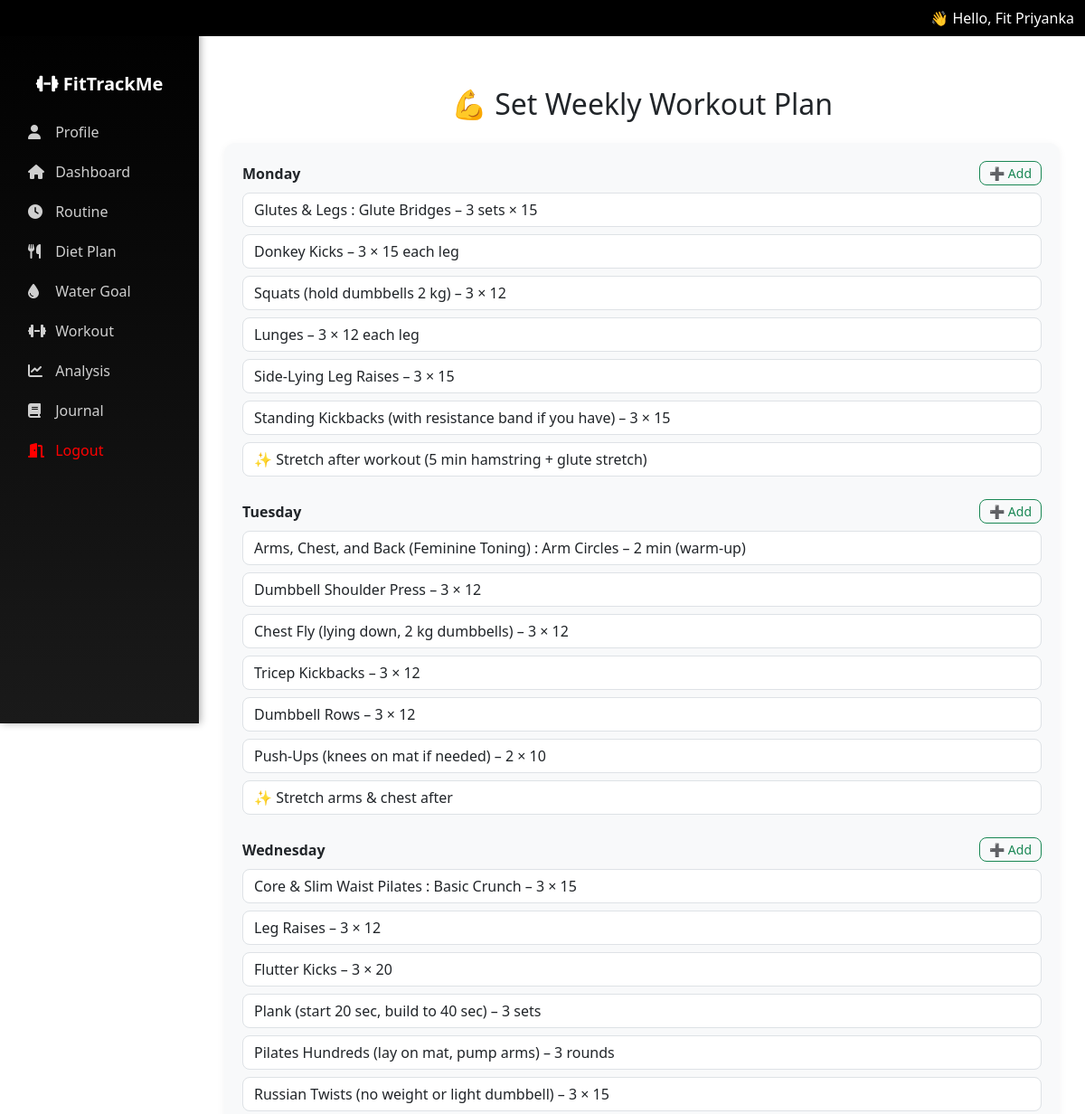
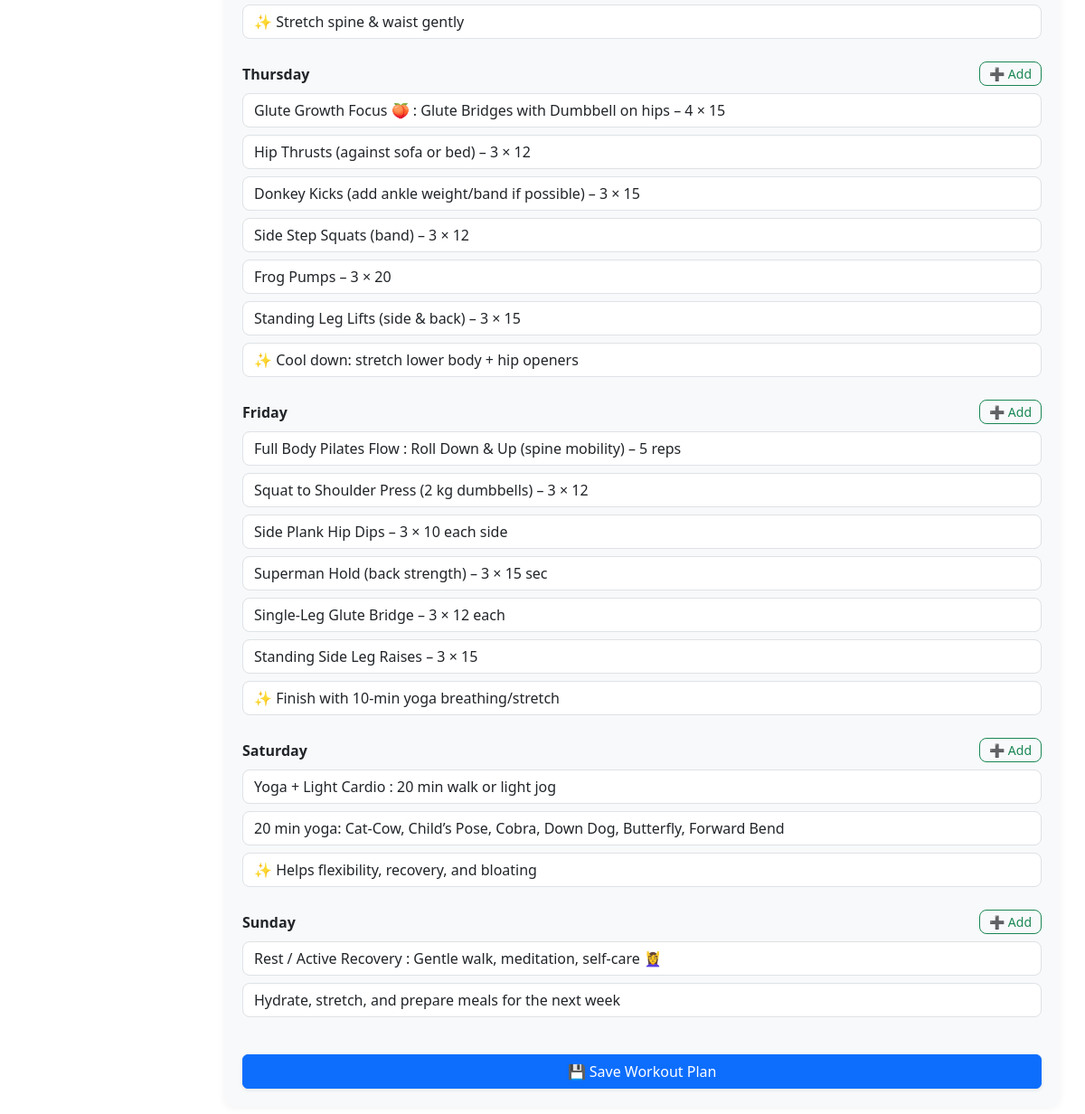
The app's page /fit/workout-setup/ (signed in) with its own data (2 pictures, top to bottom).
### fit/models.py (models this page shows, shortened)
class UserProfile(models.Model):
    user = models.OneToOneField(User, on_delete=models.CASCADE)
    full_name = models.CharField(max_length=100, blank=True)
    age = models.PositiveIntegerField(null=True, blank=True)
    sex = models.CharField(max_length=10, choices=[('male', 'Male'), ('female', 'Female')], blank=True)
    height_cm = models.FloatField(null=True, blank=True)
    current_weight = models.FloatField(null=True, blank=True)

class WorkoutPlan(models.Model):
    user = models.ForeignKey(User, on_delete=models.CASCADE)
    day = models.CharField(max_length=10, choices=DAYS_OF_WEEK)
    exercises = models.TextField()

### fit/views.py (the view, shortened to what this page needs)
# urls.py: path('workout-setup/', views.workout_setup, name='workout_setup'),
@login_required
def workout_setup(request):
    profile = UserProfile.objects.filter(user=request.user).first()
    if not profile or not profile.height_cm or not profile.current_weight:
        messages.info(request, "Complete your profile first.")
        return redirect('profile')
    weekdays = ["Monday", "Tuesday", "Wednesday", "Thursday", "Friday", "Saturday", "Sunday"]
    existing = WorkoutPlan.objects.filter(user=request.user)
    existing_data = []
    for day in weekdays:
        match = next((e.exercises for e in existing if e.day == day), '')
        exercise_list = [e.strip() for e in match.splitlines() if e.strip()]
        existing_data.append((day, exercise_list))
    return render(request, 'workout_setup.html', {
        'workout_data': existing_data
    })

### fit/context_processors.py (called while the page is built)
def user_profile(request):
    if request.user.is_authenticated:
        try:
            profile = UserProfile.objects.get(user=request.user)
            return {'user_full_name': profile.full_name}
        except UserProfile.DoesNotExist:
            return {'user_full_name': request.user.username}
    return {}

### fit/templatetags/custom_filters.py (called while the page is built)
@register.filter
def first_name(value):
    if not value:
        return ""
    parts = value.strip().split()
    if parts[0].lower().replace('.', '') in ['mr', 'mrs', 'ms', 'dr']:
        return parts[1] if len(parts) > 1 else parts[0]
    return parts[0]

### fit/templates/workout_setup.html (shortened to what this page needs)
{% extends "base.html" %}
{% block content %}
<div class="container mt-4 mb-5">
  <h2 class="text-center mb-4">💪 Set Weekly Workout Plan</h2>
  <div class="workout-card">
    <form method="post" id="workout-form">
      {% for day, exercises in workout_data %}
        <div class="day-section">
          <label class="form-label d-flex justify-content-between align-items-center">
            <span>{{ day }}</span>
            <button type="button" class="btn btn-sm btn-outline-success" onclick="addExerciseField('{{ day }}')">➕ Add</button>
          </label>
          <div id="{{ day|slugify }}-container">
            {% for exercise in exercises %}
              <input type="text" name="{{ day|slugify }}" class="form-control mb-2" value="{{ exercise }}">
            {% endfor %}
          </div>
        </div>
      {% endfor %}
      <button type="submit" class="btn btn-primary w-100 mt-3 shadow-sm">💾 Save Workout Plan</button>
    </form>
  </div>
</div>
{% endblock %}

### fit/templates/base.html (shortened to what this page needs)
{% load custom_filters %}
<!DOCTYPE html>
<html lang="en">
<head>
  <link href="https://cdn.jsdelivr.net/npm/bootstrap@5.3.0/dist/css/bootstrap.min.css" rel="stylesheet"/>
  <link rel="stylesheet" href="https://cdnjs.cloudflare.com/ajax/libs/font-awesome/6.4.0/css/all.min.css">
</head>
<body>
 {% if user.is_authenticated %}
<nav class="navbar navbar-expand-lg navbar-dark fixed-top" style="background-color: rgb(0 0 0) !important;">
  <div class="container-fluid">
    <div class="text-white ms-auto d-none d-lg-block">
    👋 Hello, Fit {{ user_full_name|first_name|default:request.user.username }}
    </div>
  </div>
</nav>
{% endif %}
{% if user.is_authenticated %}
<div class="sidebar collapse d-lg-block" id="sidebarMenu">
  <ul class="nav flex-column px-3">
    <li class="nav-item mb-3 text-center text-white fw-bold fs-5 mt-2">
      <i class="fa-solid fa-dumbbell"></i> FitTrackMe
    </li>
    <li class="nav-item"><a class="nav-link" href="{% url 'profile' %}"><i class="fa-solid fa-user"></i> Profile</a></li>
    <li class="nav-item"><a class="nav-link" href="{% url 'dashboard' %}"><i class="fa-solid fa-house"></i> Dashboard</a></li>
    <li class="nav-item"><a class="nav-link" href="{% url 'routine_setup' %}"><i class="fa-solid fa-clock"></i> Routine</a></li>
    <li class="nav-item"><a class="nav-link" href="{% url 'diet_setup' %}"><i class="fa-solid fa-utensils"></i> Diet Plan</a></li>
    <li class="nav-item"><a class="nav-link" href="{% url 'water_setup' %}"><i class="fa-solid fa-droplet"></i> Water Goal</a></li>
    <li class="nav-item"><a class="nav-link" href="{% url 'workout_setup' %}"><i class="fa-solid fa-dumbbell"></i> Workout</a></li>
    <li class="nav-item"><a class="nav-link" href="{% url 'analysis' %}"><i class="fa-solid fa-chart-line"></i> Analysis</a></li>
    <li class="nav-item"><a class="nav-link" href="{% url 'journal_view' %}"><i class="fa-solid fa-book"></i> Journal</a></li>
    <li class="nav-item">
      <form method="post" action="{% url 'logout' %}" style="margin: 0;">
        <button type="submit" class="nav-link logout-link w-100 text-start" style="color: red;">
          <i class="fa-solid fa-door-open" ></i> Logout
        </button>
      </form>
    </li>
  </ul>
</div>
{% endif %}
<div class="content">
  {% block content %}{% endblock %}
</div>
</body>
</html>

### fit/templates/base.html (style rules this page uses)
body { padding-top: 56px; }
.sidebar { height: 100vh; position: fixed; left: 0; top: 0; background: linear-gradient(180deg, #000000, #1a1a1a); width: 220px; padding-top: 70px; box-shadow: 2px 0 8px rgba(0, 0, 0, 0.3); }
.sidebar .nav-link { color: #cfcfcf; font-weight: 500; padding: 10px 15px; border-radius: 8px; transition: all 0.3s ease; }
.sidebar .nav-link i { margin-right: 8px; width: 18px; }
.content { margin-left: 220px; padding: 1rem; }

### fit/templates/workout_setup.html (style rules this page uses)
.workout-card { background: #f8f9fa; border-radius: 12px; padding: 20px; box-shadow: 0 2px 10px rgba(0,0,0,0.05); transition: all 0.3s ease; }
.form-label { font-weight: 600; }
.btn-outline-success { border-radius: 8px; padding: 2px 10px; }
input.form-control { border-radius: 8px; }
.day-section { margin-bottom: 25px; }

### records on screen
UserProfile: full_name.username "Priyanka"
WorkoutPlan: day "Monday", exercises "Glutes & Legs : Glute Bridges – 3 sets × 15" "Donkey Kicks – 3 × 15 each leg" "Squats (hold dumbbells 2 kg) – 3 × 12" "Lunges – 3 × 12 each leg" "Side-Lying Leg Raises – 3 × 15" "✨ Stretch after workout (5 min hamstring + glute stretch)"
WorkoutPlan: day "Tuesday", exercises "Dumbbell Shoulder Press – 3 × 12" "Chest Fly (lying down, 2 kg dumbbells) – 3 × 12" "Tricep Kickbacks – 3 × 12" "Dumbbell Rows – 3 × 12" "Push-Ups (knees on mat if needed) – 2 × 10" "✨ Stretch arms & chest after"
WorkoutPlan: day "Wednesday", exercises "Core & Slim Waist Pilates : Basic Crunch – 3 × 15" "Leg Raises – 3 × 12" "Flutter Kicks – 3 × 20" "Plank (start 20 sec, build to 40 sec) – 3 sets" "Pilates Hundreds (lay on mat, pump arms) – 3 rounds" "Russian Twists (no weight or light dumbbell) – 3 × 15" "✨ Stretch spine & waist gently"
WorkoutPlan: day "Thursday", exercises "Hip Thrusts (against sofa or bed) – 3 × 12" "Donkey Kicks (add ankle weight/band if possible) – 3 × 15" "Side Step Squats (band) – 3 × 12" "Frog Pumps – 3 × 20" "Standing Leg Lifts (side & back) – 3 × 15" "✨ Cool down: stretch lower body + hip openers"
WorkoutPlan: day "Friday", exercises "Squat to Shoulder Press (2 kg dumbbells) – 3 × 12" "Side Plank Hip Dips – 3 × 10 each side" "Superman Hold (back strength) – 3 × 15 sec" "Single-Leg Glute Bridge – 3 × 12 each" "Standing Side Leg Raises – 3 × 15" "✨ Finish with 10-min yoga breathing/stretch"
WorkoutPlan: day "Saturday", exercises "Yoga + Light Cardio : 20 min walk or light jog" "✨ Helps flexibility, recovery, and bloating"
WorkoutPlan: day "Sunday", exercises "Hydrate, stretch, and prepare meals for the next week"
